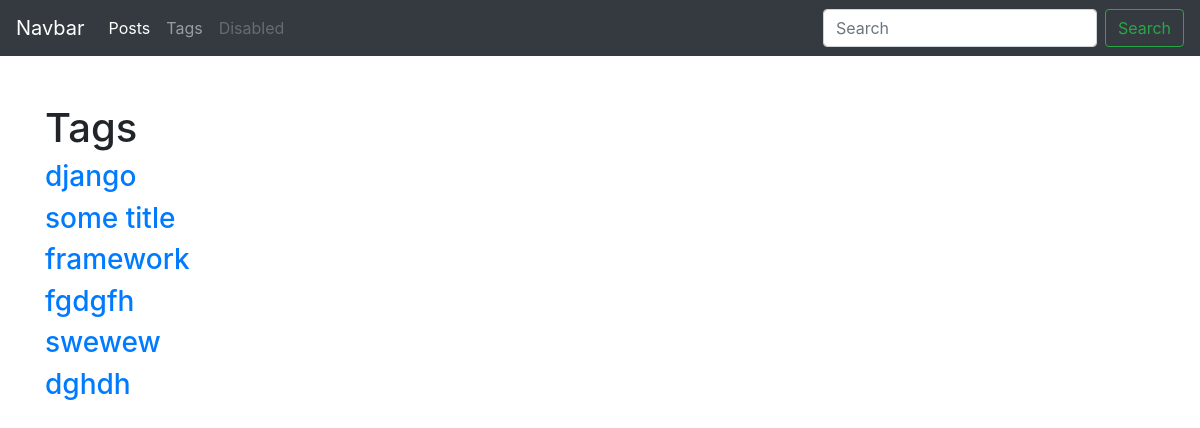
Page /blog/tags/ on the earlier database version.
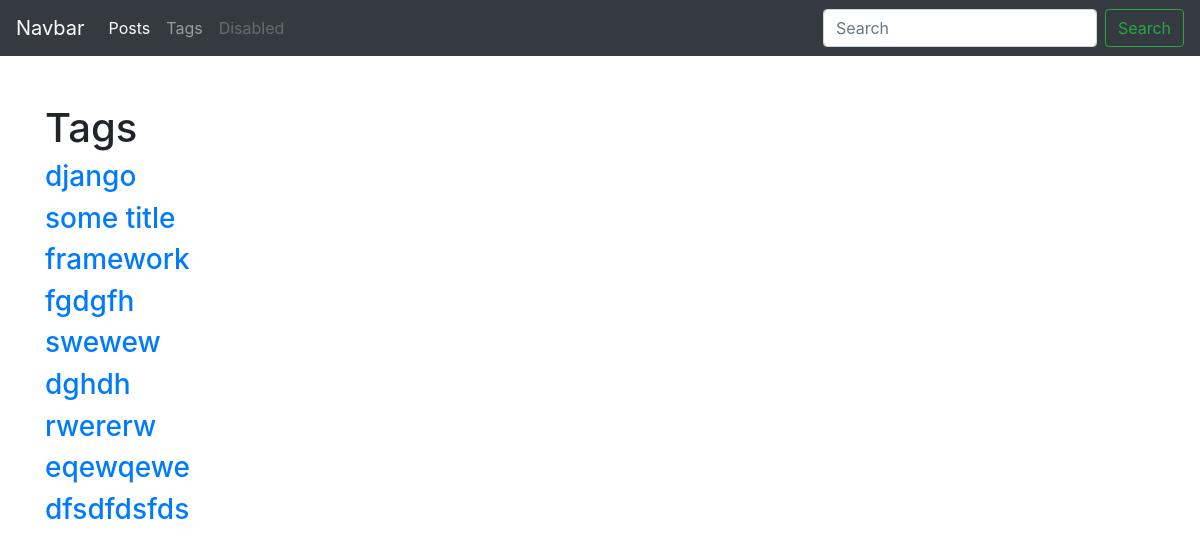
Same page on the later database version.
### blog/models.py (models this page shows, shortened)
class Tag(models.Model):
	title = models.CharField(max_length=50)
	slug = models.SlugField(max_length=50, unique=True)
	def get_absolute_url(self):
		return reverse('tag_detail_url', kwargs={'slug': self.slug})

### blog/views.py (the view)
# urls.py: path('tags/', tags_list, name='tags_list_url'),
def tags_list(request):
	tags = Tag.objects.all()
	return render(request, 'blog/tags_list.html', context={'tags': tags})

### blog/templates/blog/tags_list.html (shortened to what this page needs)
{% extends 'blog/base_blog.html' %}
{% block content %}
	<h1 class="mt-5">Tags</h1>
	{% for tag in tags %}
		<h3><a href="{{ tag.get_absolute_url }}">{{ tag.title }}</a></h3>
	{% endfor %}
{% endblock %}

Differences in the rows shown:
added Tag: title "rwererw"
added Tag: title "eqewqewe"
added Tag: title "dfsdfdsfds"
